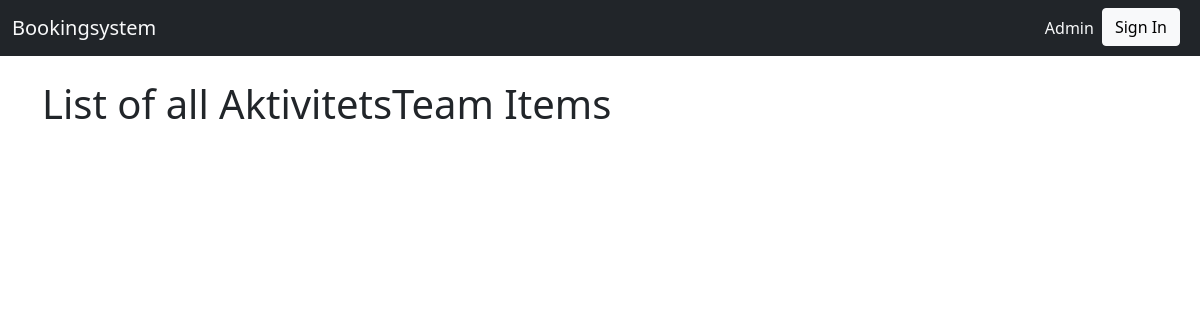
Before: /AktivitetsTeam/AktivitetsTeam/AktivitetsTeamItem/ with the older database file.
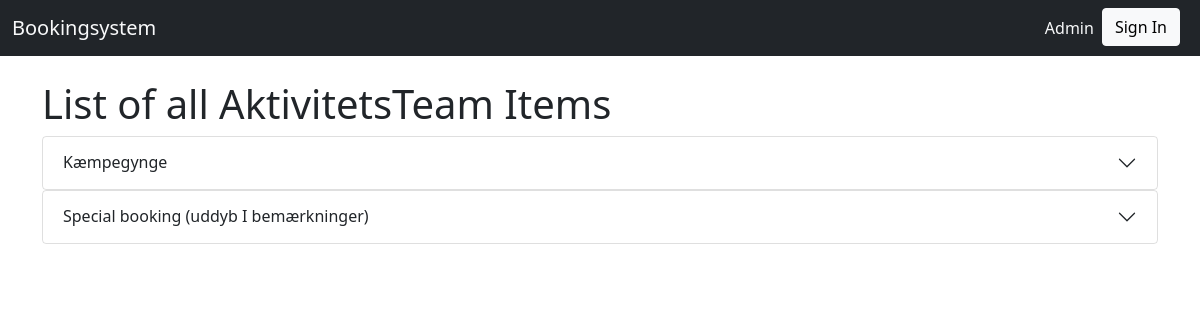
After: the same page with the newer database file.
### AktivitetsTeam/models.py (models this page shows, shortened)
class AktivitetsTeamItem(models.Model):
    description = models.TextField(max_length=500)
    created = models.DateTimeField(auto_now_add=True, editable=False)
    last_updated = models.DateTimeField(auto_now=True, editable=False)
    name = models.CharField(max_length=100)
    class Meta:
        pass

### AktivitetsTeam/views.py (the view)
# urls.py: path("AktivitetsTeam/AktivitetsTeamItem/", views.AktivitetsTeamItemListView.as_view(), name="AktivitetsTeam_AktivitetsTeamItem_list"),
class AktivitetsTeamItemListView(generic.ListView):
    model = models.AktivitetsTeamItem
    form_class = forms.AktivitetsTeamItemForm

### AktivitetsTeam/templates/AktivitetsTeam/aktivitetsteamitem_list.html (shortened to what this page needs)
{% extends "base.html" %}
{% block content %}
<h1> List of all AktivitetsTeam Items </h1>
{% for object in object_list %}
  <div class="accordion" id="accordionExample">
    <div class="accordion-item">
      <h2 class="accordion-header">
        <button class="accordion-button collapsed" type="button" data-bs-toggle="collapse" data-bs-target="#collapse{{ object.pk }}" aria-expanded="true" aria-controls="collapseOne">
          {{object.name}}
        </button>
      </h2>
    </div>
  </div>
{% endfor %}
<br>
{% endblock %}

Changed rows visible on the page:
added AktivitetsTeamItem: name "Kæmpegynge"
added AktivitetsTeamItem: name "Special booking (uddyb I bemærkninger)"
